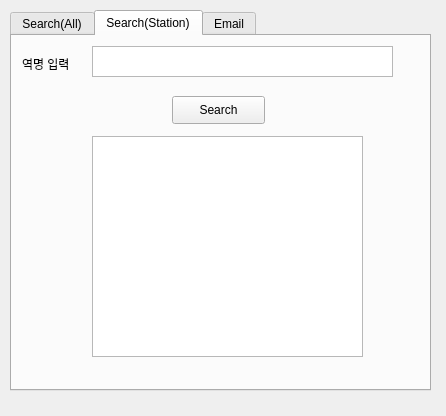
<?xml version="1.0" encoding="UTF-8"?>
<ui version="4.0">
 <class>Form</class>
 <widget class="QWidget" name="Form">
  <property name="geometry">
   <rect>
    <x>0</x>
    <y>0</y>
    <width>446</width>
    <height>416</height>
   </rect>
  </property>
  <property name="windowTitle">
   <string>Form</string>
  </property>
  <widget class="QTabWidget" name="tabWidget">
   <property name="geometry">
    <rect>
     <x>10</x>
     <y>10</y>
     <width>421</width>
     <height>381</height>
    </rect>
   </property>
   <property name="currentIndex">
    <number>1</number>
   </property>
   <widget class="QWidget" name="tab">
    <attribute name="title">
     <string>Search(All)</string>
    </attribute>
    <widget class="QPushButton" name="pushButton">
     <property name="geometry">
      <rect>
       <x>130</x>
       <y>10</y>
       <width>93</width>
       <height>28</height>
      </rect>
     </property>
     <property name="text">
      <string>Search</string>
     </property>
    </widget>
    <widget class="QListWidget" name="listWidget">
     <property name="geometry">
      <rect>
       <x>60</x>
       <y>60</y>
       <width>301</width>
       <height>291</height>
      </rect>
     </property>
    </widget>
   </widget>
   <widget class="QWidget" name="tab_2">
    <attribute name="title">
     <string>Search(Station)</string>
    </attribute>
    <widget class="QTextBrowser" name="textBrowser">
     <property name="geometry">
      <rect>
       <x>80</x>
       <y>10</y>
       <width>301</width>
       <height>31</height>
      </rect>
     </property>
    </widget>
    <widget class="QPushButton" name="pushButton_3">
     <property name="geometry">
      <rect>
       <x>160</x>
       <y>60</y>
       <width>93</width>
       <height>28</height>
      </rect>
     </property>
     <property name="text">
      <string>Search</string>
     </property>
    </widget>
    <widget class="QListView" name="listView_2">
     <property name="geometry">
      <rect>
       <x>80</x>
       <y>100</y>
       <width>271</width>
       <height>221</height>
      </rect>
     </property>
    </widget>
    <widget class="QLabel" name="label_5">
     <property name="geometry">
      <rect>
       <x>10</x>
       <y>20</y>
       <width>64</width>
       <height>15</height>
      </rect>
     </property>
     <property name="text">
      <string>역명 입력</string>
     </property>
    </widget>
   </widget>
   <widget class="QWidget" name="tab_3">
    <attribute name="title">
     <string>Email</string>
    </attribute>
    <widget class="QPushButton" name="pushButton_2">
     <property name="geometry">
      <rect>
       <x>150</x>
       <y>260</y>
       <width>93</width>
       <height>28</height>
      </rect>
     </property>
     <property name="text">
      <string>Send</string>
     </property>
    </widget>
    <widget class="QTextEdit" name="textEdit">
     <property name="geometry">
      <rect>
       <x>100</x>
       <y>20</y>
       <width>251</width>
       <height>31</height>
      </rect>
     </property>
    </widget>
    <widget class="QTextEdit" name="textEdit_2">
     <property name="geometry">
      <rect>
       <x>100</x>
       <y>80</y>
       <width>251</width>
       <height>31</height>
      </rect>
     </property>
    </widget>
    <widget class="QTextEdit" name="textEdit_3">
     <property name="geometry">
      <rect>
       <x>100</x>
       <y>130</y>
       <width>251</width>
       <height>31</height>
      </rect>
     </property>
    </widget>
    <widget class="QTextEdit" name="textEdit_4">
     <property name="geometry">
      <rect>
       <x>100</x>
       <y>170</y>
       <width>251</width>
       <height>81</height>
      </rect>
     </property>
    </widget>
    <widget class="QLabel" name="label">
     <property name="geometry">
      <rect>
       <x>10</x>
       <y>30</y>
       <width>64</width>
       <height>15</height>
      </rect>
     </property>
     <property name="text">
      <string>ID(Gmail)</string>
     </property>
    </widget>
    <widget class="QLabel" name="label_2">
     <property name="geometry">
      <rect>
       <x>10</x>
       <y>90</y>
       <width>64</width>
       <height>15</height>
      </rect>
     </property>
     <property name="text">
      <string>Password</string>
     </property>
    </widget>
    <widget class="QLabel" name="label_3">
     <property name="geometry">
      <rect>
       <x>10</x>
       <y>140</y>
       <width>64</width>
       <height>15</height>
      </rect>
     </property>
     <property name="text">
      <string>Sent To</string>
     </property>
    </widget>
    <widget class="QLabel" name="label_4">
     <property name="geometry">
      <rect>
       <x>10</x>
       <y>200</y>
       <width>64</width>
       <height>15</height>
      </rect>
     </property>
     <property name="text">
      <string>Mail Title</string>
     </property>
    </widget>
   </widget>
  </widget>
 </widget>
 <resources/>
 <connections/>
</ui>
